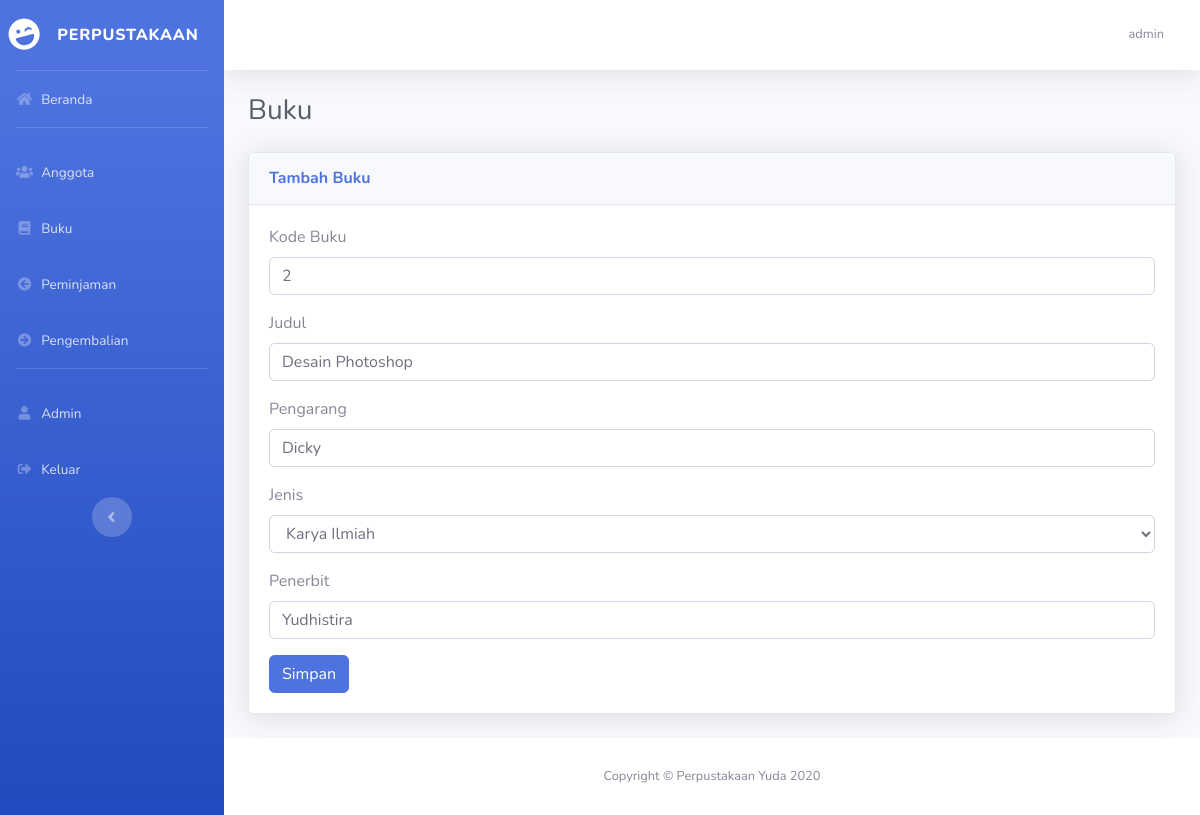
The app's page /edit_buku.php?id=2 (signed in) with its own data.
### tables this page shows
CREATE TABLE `buku` (
  `kd_buku` int(5) NOT NULL,
  `judul_buku` varchar(32) DEFAULT NULL,
  `pengarang` varchar(32) DEFAULT NULL,
  `jenis_buku` varchar(32) DEFAULT NULL,
  `penerbit` varchar(32) DEFAULT NULL
);

### edit_buku.php (the view, shortened to what this page needs)
<?php
require_once __DIR__."/koneksi.php";
$id = $_GET['id'];
$query = mysqli_query($koneksi, "select * from buku where kd_buku=$id");
$data= mysqli_fetch_array($query);
?>
<!DOCTYPE html>
<html lang="en">
<head>
  <link href="sb-admin/vendor/fontawesome-free/css/all.min.css" rel="stylesheet" type="text/css">
  <link href="sb-admin/css/sb-admin-2.min.css" rel="stylesheet">
</head>
<body id="page-top">
  <div id="wrapper">
    <?php include("templates/sidebar.php");?>
    <div id="content-wrapper" class="d-flex flex-column">
      <div id="content">
        <?php include("templates/top-navbar.php");?>
        <div class="container-fluid">
            <h1 class="h3 mb-4 text-gray-800">Buku</h1>
            <div class="card shadow mb-4">
                <div class="card-header py-3">
                    <h6 class="m-0 font-weight-bold text-primary float-left">Tambah Buku</h6>
                </div>
                <div class="card-body">
                    <form method="post" action="proses_edit_buku.php?id=<?php echo $id;?>">
                        <div class="form-group">
                            <label>Kode Buku</label>
                            <input type="text" name="kode" value="<?php echo $data['kd_buku']?>" class="form-control">
                        </div>
                        <div class="form-group">
                            <label>Judul</label>
                            <input type="text" name="judul" value="<?php echo $data['judul_buku']?>" class="form-control">
                        </div>
                        <div class="form-group">
                            <label>Pengarang</label>
                            <input type="text" name="pengarang" value="<?php echo $data['pengarang']?>" class="form-control">
                        </div>
                        <div class="form-group">
                            <label>Jenis</label>
                            <select class="form-control" name="jenis">
                                <option value="<?php echo $data['jenis_buku']?>"><?php echo $data['jenis_buku']?></option>
                            </select>
                        </div>
                        <div class="form-group">
                            <label>Penerbit</label>
                            <input type="text" name="penerbit" value="<?php echo $data['penerbit']?>" class="form-control">
                        </div>
                        <button type="submit" class="btn btn-primary">Simpan</button>
                    </form>
                </div>
            </div>
        </div>
      </div>
      <footer class="sticky-footer bg-white">
        <div class="container my-auto">
          <div class="copyright text-center my-auto">
            <span>Copyright &copy; Perpustakaan Yuda 2020</span>
          </div>
        </div>
      </footer>
    </div>
    </div>
</body>
</html>

### records on screen
buku: kode "2", judul "Desain Photoshop", pengarang "Dicky", jenis "Karya Ilmiah", penerbit "Yudhistira"

### other values on screen
$_SESSION['username'] "admin"
